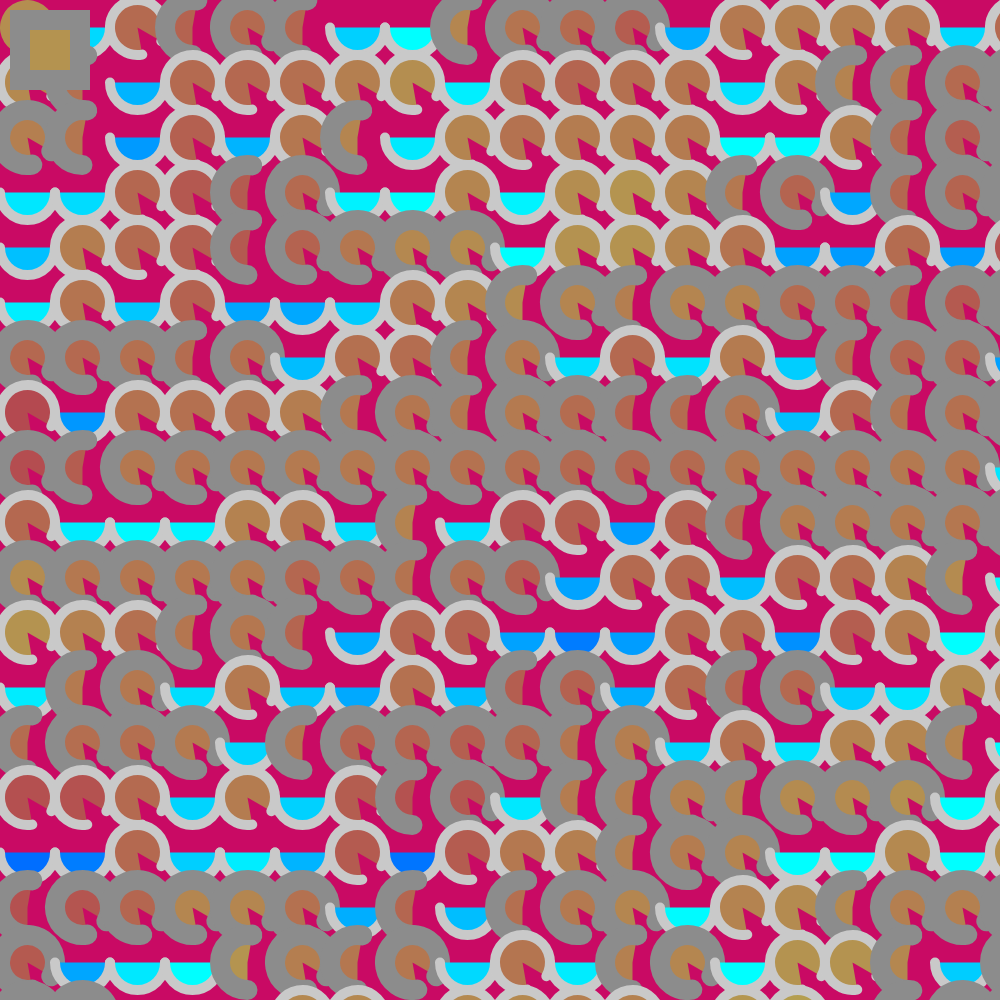
Frame 1 (no input)
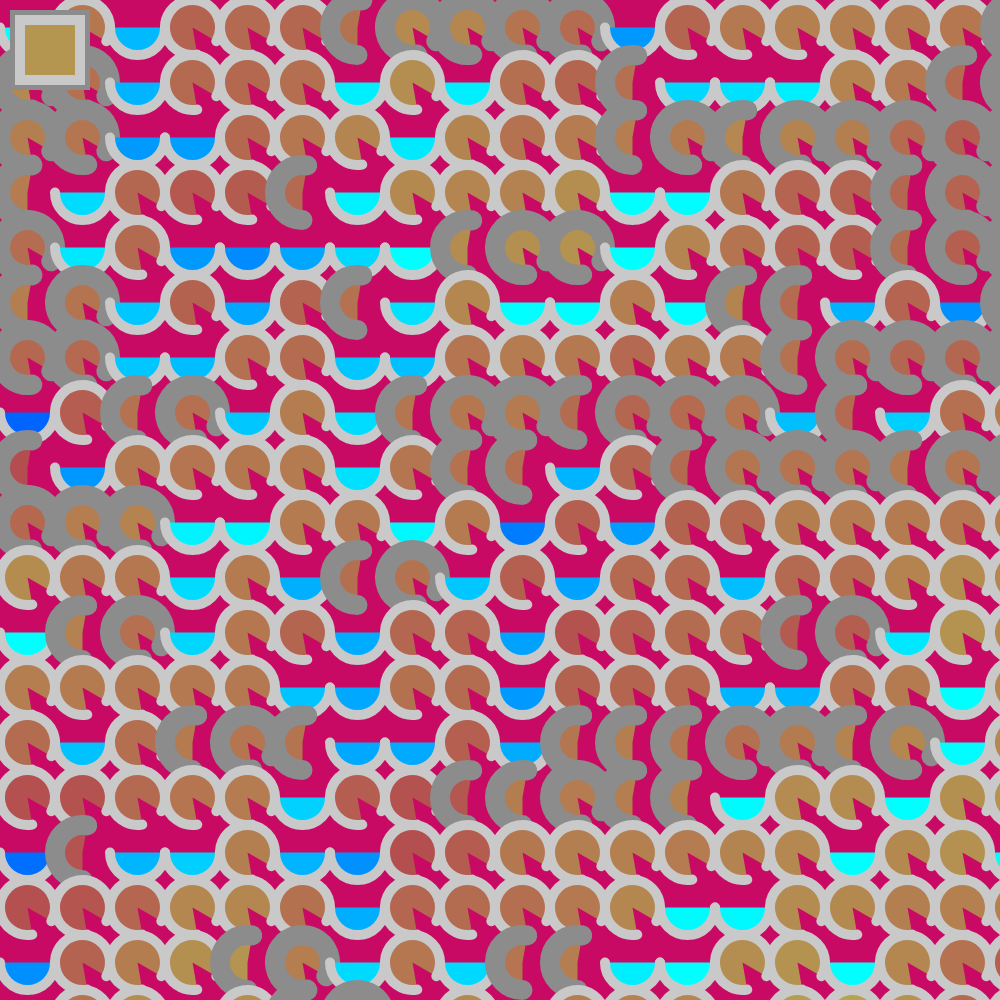
Frame 2 (the mouse pressed at the canvas centre, redrawn once)

The p5.js sketch that drew these frames (run headless with seeded random() and noise() and a simulated clock; the mouse was pressed at the canvas centre and the sketch redrawn once):

// p5.js sketch
// ── sketch.js
let cellSize = 55;
function setup() {
  createCanvas(1000, 1000);
  noLoop();
  noStroke();
  angleMode(DEGREES)
}

function draw() {
  background(201, 10, 100);
  for(let y = 0; y < height; y += cellSize) {
    for(let x = 0; x < width; x += cellSize) {

      //perlin noise 
      let n = noise(x * 0.005, y * 0.005)
      fill(180, 55 + n * 130, 80)
     // fill(noise(x * 0.01, y * 0.01) * 255)
     // rect(x, y, cellSize)
     //x += cellSize/2;
    // y += cellSize/2;
     let r = random (1)
     if(r < .25){
       strokeWeight(10);
        stroke(201);
        square(20, 20, 60);
      fill(0, 55 + n * 330, 380)
      arc(x+cellSize/2, y+cellSize/2, cellSize, cellSize, 0, 180)
     }else if (r < .40){

      strokeWeight(20);
      stroke(140);
      square(20, 20, 60);
      arc(x+cellSize/2, y+cellSize/2, cellSize, cellSize, 90, 280)
     }else if (r < .100){
       fill(0, 15 + n * 30, 80)
      arc(x+cellSize/2, y+cellSize/2, cellSize, cellSize, 180, 360)
     }else{
      arc(x+cellSize/2, y+cellSize/2, cellSize, cellSize, 80, 390)
     }
     
    }
  }
}
